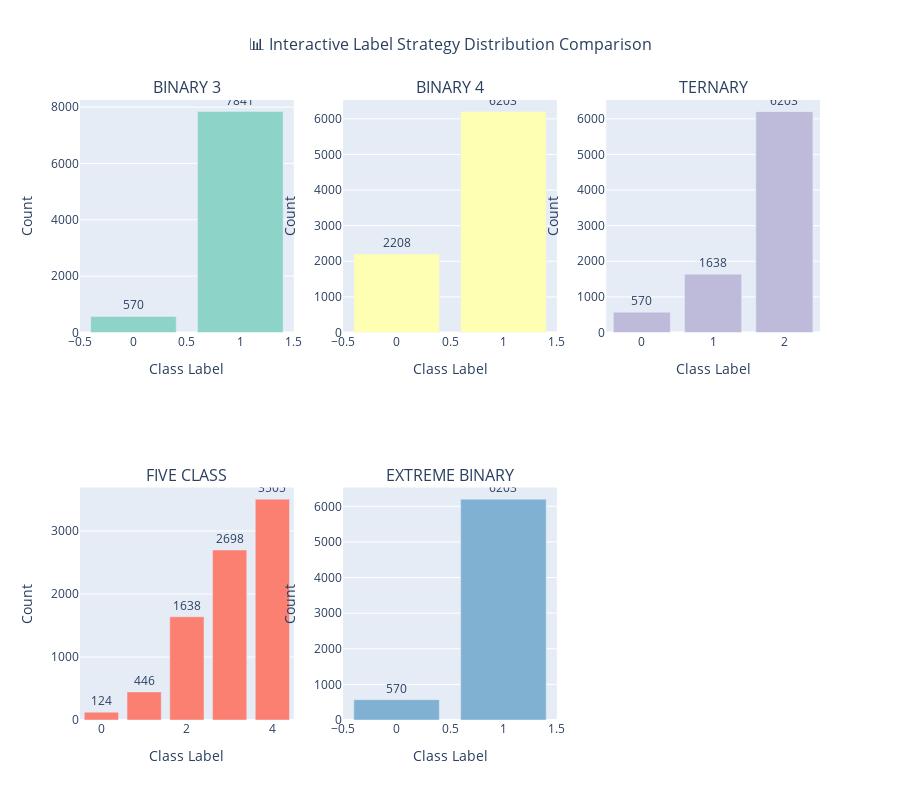

Source (notebook cell):
### Code cell
# 📊 Visualize Label Strategy Distributions

if 'label_strategies' in globals() and label_strategies:
    # Create visualizations for different labeling strategies
    fig, axes = plt.subplots(2, 3, figsize=(20, 12))
    fig.suptitle('📊 Label Strategy Comparison', fontsize=16, fontweight='bold')
    
    axes = axes.flatten()
    
    strategy_names = [k for k in label_strategies.keys() if k != 'extreme_mask' and label_strategies[k] is not None]
    
    for i, strategy_name in enumerate(strategy_names[:6]):  # Limit to 6 strategies
        if i < len(axes):
            labels = label_strategies[strategy_name]
            if labels is not None:
                # Count plot
                label_counts = labels.value_counts().sort_index()
                axes[i].bar(range(len(label_counts)), label_counts.values, 
                           color=sns.color_palette("husl", len(label_counts)))
                axes[i].set_title(f'{strategy_name.upper()}\n{len(label_counts)} classes', 
                                fontweight='bold')
                axes[i].set_xlabel('Class Label')
                axes[i].set_ylabel('Count')
                axes[i].grid(alpha=0.3)
                
                # Add value labels on bars
                for j, v in enumerate(label_counts.values):
                    axes[i].text(j, v + max(label_counts.values) * 0.01, str(v), 
                               ha='center', va='bottom', fontweight='bold')
    
    # Hide unused subplots
    for i in range(len(strategy_names), len(axes)):
        axes[i].set_visible(False)
    
    plt.tight_layout()
    plt.show()
    
    # Create an interactive Plotly visualization
    fig_plotly = make_subplots(
        rows=2, cols=3,
        subplot_titles=[name.upper().replace('_', ' ') for name in strategy_names[:6]],
        specs=[[{'type': 'bar'}]*3, [{'type': 'bar'}]*3]
    )
    
    colors = px.colors.qualitative.Set3
    
    for i, strategy_name in enumerate(strategy_names[:6]):
        row = (i // 3) + 1
        col = (i % 3) + 1
        
        labels = label_strategies[strategy_name]
        if labels is not None:
            label_counts = labels.value_counts().sort_index()
            
            fig_plotly.add_trace(
                go.Bar(
                    x=list(range(len(label_counts))),
                    y=label_counts.values,
                    name=strategy_name,
                    marker_color=colors[i % len(colors)],
                    text=label_counts.values,
                    textposition='outside',
                    showlegend=False
                ),
                row=row, col=col
            )
    
    fig_plotly.update_layout(
        title_text="📊 Interactive Label Strategy Distribution Comparison",
        title_x=0.5,
        title_font_size=16,
        height=800,
        showlegend=False
    )
    
    fig_plotly.update_xaxes(title_text="Class Label")
    fig_plotly.update_yaxes(title_text="Count")
    
    fig_plotly.show()
    
    print("✅ Label strategy visualizations created successfully!")
else:
    print("❌ No label strategies available for visualization")

### Figure 1 — Plotly figure (JSON) as saved in the notebook; plotly's stock layout.template omitted (floating-point values rounded to 4 significant figures)
{"data": [{"marker": {"color": "rgb(141,211,199)"}, "name": "binary_3", "showlegend": false, "text": [570, 7841], "textposition": "outside", "type": "bar", "x": [0, 1], "xaxis": "x", "y": [570, 7841], "yaxis": "y"}, {"marker": {"color": "rgb(255,255,179)"}, "name": "binary_4", "showlegend": false, "text": [2208, 6203], "textposition": "outside", "type": "bar", "x": [0, 1], "xaxis": "x2", "y": [2208, 6203], "yaxis": "y2"}, {"marker": {"color": "rgb(190,186,218)"}, "name": "ternary", "showlegend": false, "text": [570, 1638, 6203], "textposition": "outside", "type": "bar", "x": [0, 1, 2], "xaxis": "x3", "y": [570, 1638, 6203], "yaxis": "y3"}, {"marker": {"color": "rgb(251,128,114)"}, "name": "five_class", "showlegend": false, "text": [124, 446, 1638, 2698, 3505], "textposition": "outside", "type": "bar", "x": [0, 1, 2, 3, 4], "xaxis": "x4", "y": [124, 446, 1638, 2698, 3505], "yaxis": "y4"}, {"marker": {"color": "rgb(128,177,211)"}, "name": "extreme_binary", "showlegend": false, "text": [570, 6203], "textposition": "outside", "type": "bar", "x": [0, 1], "xaxis": "x5", "y": [570, 6203], "yaxis": "y5"}], "layout": {"annotations": [{"font": {"size": 16}, "showarrow": false, "text": "BINARY 3", "x": 0.1444, "xanchor": "center", "xref": "paper", "y": 1, "yanchor": "bottom", "yref": "paper"}, {"font": {"size": 16}, "showarrow": false, "text": "BINARY 4", "x": 0.5, "xanchor": "center", "xref": "paper", "y": 1, "yanchor": "bottom", "yref": "paper"}, {"font": {"size": 16}, "showarrow": false, "text": "TERNARY", "x": 0.8556, "xanchor": "center", "xref": "paper", "y": 1, "yanchor": "bottom", "yref": "paper"}, {"font": {"size": 16}, "showarrow": false, "text": "FIVE CLASS", "x": 0.1444, "xanchor": "center", "xref": "paper", "y": 0.375, "yanchor": "bottom", "yref": "paper"}, {"font": {"size": 16}, "showarrow": false, "text": "EXTREME BINARY", "x": 0.5, "xanchor": "center", "xref": "paper", "y": 0.375, "yanchor": "bottom", "yref": "paper"}], "height": 800, "showlegend": false, "title": {"font": {"size": 16}, "text": "📊 Interactive Label Strategy Distribution Comparison", "x": 0.5}, "xaxis": {"anchor": "y", "domain": [0, 0.2889], "title": {"text": "Class Label"}}, "xaxis2": {"anchor": "y2", "domain": [0.3556, 0.6444], "title": {"text": "Class Label"}}, "xaxis3": {"anchor": "y3", "domain": [0.7111, 1], "title": {"text": "Class Label"}}, "xaxis4": {"anchor": "y4", "domain": [0, 0.2889], "title": {"text": "Class Label"}}, "xaxis5": {"anchor": "y5", "domain": [0.3556, 0.6444], "title": {"text": "Class Label"}}, "xaxis6": {"anchor": "y6", "domain": [0.7111, 1], "title": {"text": "Class Label"}}, "yaxis": {"anchor": "x", "domain": [0.625, 1], "title": {"text": "Count"}}, "yaxis2": {"anchor": "x2", "domain": [0.625, 1], "title": {"text": "Count"}}, "yaxis3": {"anchor": "x3", "domain": [0.625, 1], "title": {"text": "Count"}}, "yaxis4": {"anchor": "x4", "domain": [0, 0.375], "title": {"text": "Count"}}, "yaxis5": {"anchor": "x5", "domain": [0, 0.375], "title": {"text": "Count"}}, "yaxis6": {"anchor": "x6", "domain": [0, 0.375], "title": {"text": "Count"}}}}
